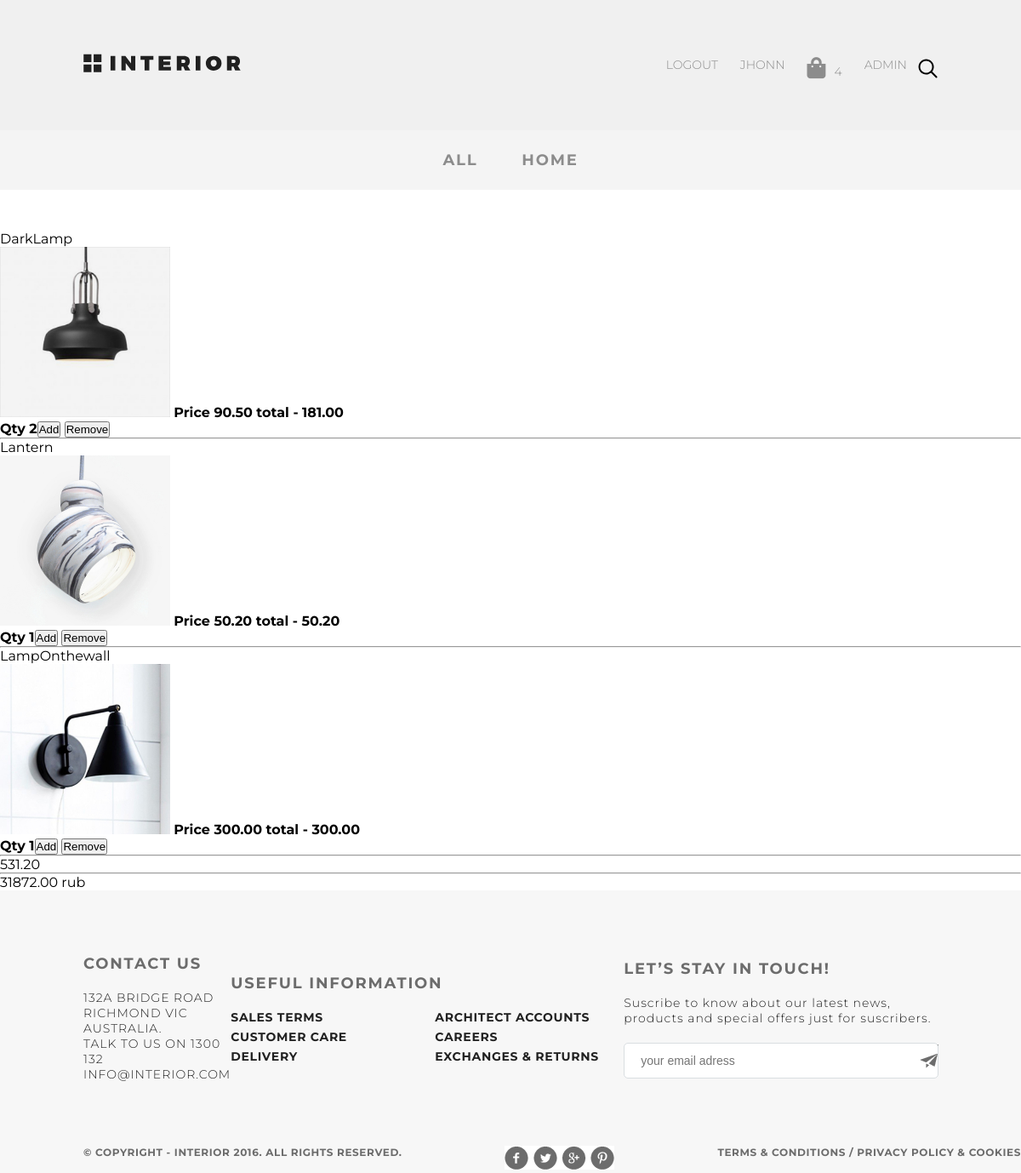
/basket/ (signed in), run on an earlier commit of the app's database.
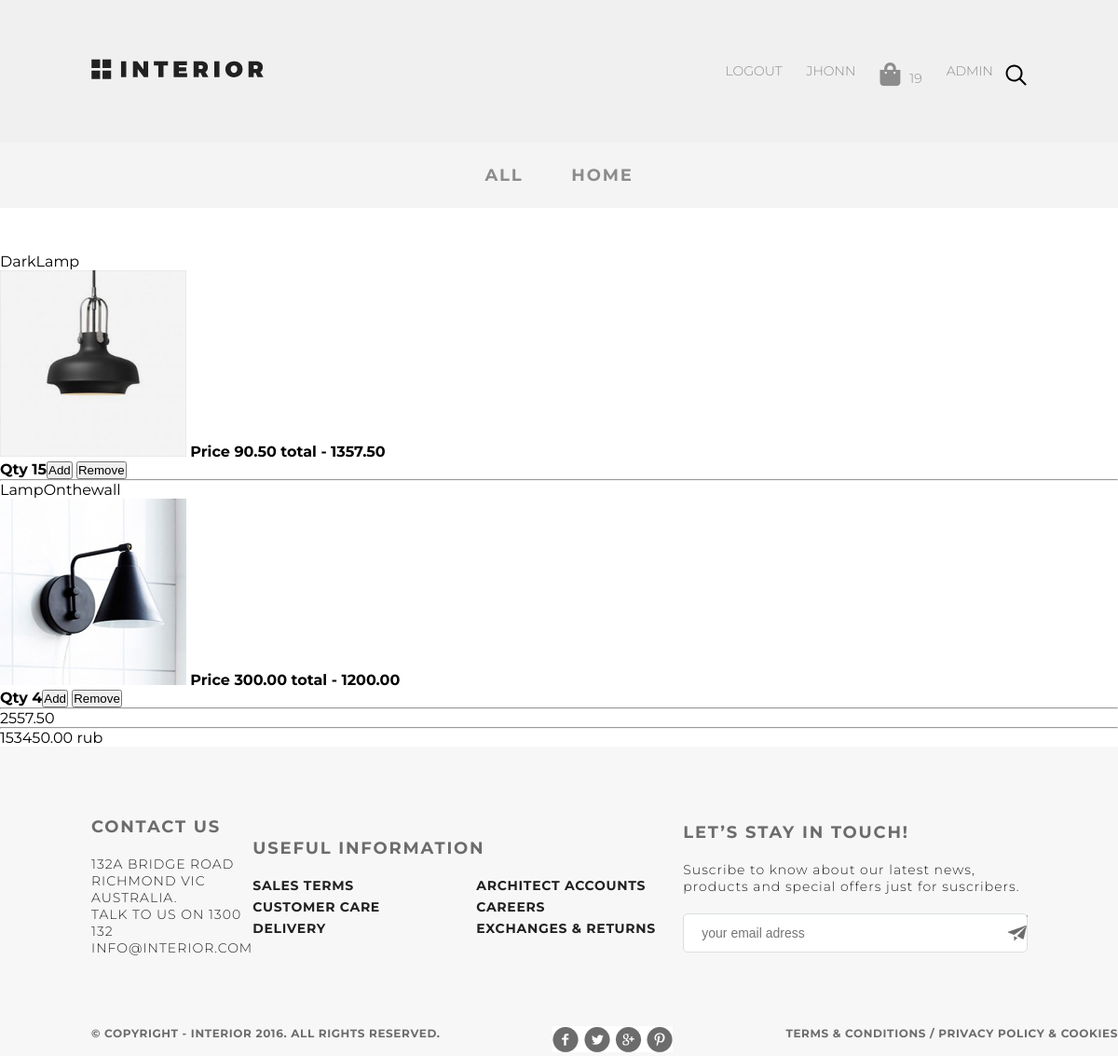
And on a later commit of the database.
### authapp/models.py (models this page shows, shortened)
class CustomUser(AbstractUser):
    age = models.PositiveIntegerField(verbose_name='возраст', default=18)
    ava = models.ImageField(upload_to='avatars', verbose_name='аватар',)
    email = models.EmailField(verbose_name='email', blank='True')
    activation_key = models.CharField(max_length=128, blank=True)
    activation_key_expired = models.DateTimeField(default=(now() + timedelta(hours=48)))

### basketapp/models.py (models this page shows, shortened)
class Basket(models.Model):
    _price: float
    _total_qty: int
    _total_price: float
    objects = BasketQuerySet.as_manager()
    user = models.ForeignKey(settings.AUTH_USER_MODEL, on_delete=models.CASCADE, related_name='basket')
    product = models.ForeignKey(Stuff, on_delete=models.CASCADE)
    quantity = models.PositiveIntegerField(verbose_name='Quantity', default=0)
    add_datetime = models.DateTimeField(verbose_name='data', auto_now_add=True)
    @property
    def product_price(self):
        return self.product.price * self.quantity
    @cached_property
    def get_items_cached(self):
        return self.user.basket.select_related()
    @property
    def total_qty(self):
        items = self.get_items_cached
        return sum([x.quantity for x in items])
    @property
    def total_price(self):
        items = self.get_items_cached
        return sum([x.product_price for x in items])

### mainapp/models.py (models this page shows)
class Stuff(models.Model):
    name = models.CharField(verbose_name='Бренд', max_length=30)
    category = models.ForeignKey(Category, on_delete=models.CASCADE)
    img = models.ImageField(upload_to='stuff', verbose_name='logo')
    description = models.TextField(verbose_name='Description',blank=True)
    price = models.DecimalField(verbose_name='price',max_digits=10, decimal_places=2)
    quantity = models.PositiveIntegerField(verbose_name='qty', default=120)

### basketapp/views.py (the view)
# urls.py: path('', controller.redirect_to_login, name='index'),
def index(request:HttpRequest):
    products = Basket.objects.filter(user=request.user)
    context = {'products': products, 'total': products[0].total_price if products else ''}
    return render(request, 'basketapp/index.html', context)

### mainapp/context_processors.py (called while the page is built)
def basket(request:HttpRequest):
    basket = []
    if request.user.is_authenticated:
        basket = Basket.objects.filter(user=request.user)
    return {
        'basket':basket
    }

### mainapp/templatetags/tags.py (called while the page is built)
@register.filter(name='rubles')
def dollars_to_rubles(some_float):
    some_float = float(some_float)
    try:
        rate = (requests.get ('https://www.cbr-xml-daily.ru/daily_json.js').json ())['Valute']['USD']['Value']
    except requests.ConnectionError:
        rate = 60.00
    return f'{some_float*rate:.2f} rub'

### basketapp/templates/basketapp/index.html (shortened to what this page needs)
{% extends 'mainapp/layouts/product_layout.html' %}
{% load static %}
{% block content %}
{% load tags %}
{% if products %}
<ul>
    {% for item in products %}
    {% if item.quantity %}
    <li>
        <p>{{item.product.name}}</p>
        <img src="{{MEDIA_URL}}{{item.product.img}}" alt="" width="200px" height="200px">
        <b>Price {{item.product.price}} total - {{item.product_price}}</b><br>
        <b>Qty <span class="basketquantity">{{item.quantity}}</span></b><button class="addstuff" data-id="{{item.product_id}}">Add</button>
        <button class="delstuff" data-id="{{item.product_id}}">Remove</button>
        <hr>
    </li>
    {% endif %}
    {%endfor%}
{{total}}
    <hr>
    {{total | rubles}}
</ul>
{% else %}
No stuff in basket
{% endif %}
{% endblock %}

### mainapp/templates/mainapp/layouts/product_layout.html (shortened to what this page needs)
<!DOCTYPE html>
{%load static%}
<html lang="en">
<head>
    <link rel="stylesheet" href="{% static 'style.css' %}">
    <link rel="stylesheet" href="https://use.fontawesome.com/releases/v5.6.0/css/all.css">
</head>
<body>
    <div class="container">
        <div class="header single">
            <a class="logo" href="{% url 'home'%}"><img src="{% static 'img/logo.svg' %}" alt="logo"></a>
           {% include 'mainapp/layouts/allmenu.html' %}
        </div>
        <div class="submenu">
            <ul class="sublist">
                <li class="menu-link product"><a href="{% url 'products:index'%}" class="menu-link product">All</a></li>
                <li class="menu-link product"><a href="{% url 'home' %}" class="menu-link product">HOME</a></li>
            </ul>
        </div>
        {% block content %}{% endblock %}
            </div>
        <div class="footer">
            <div class="footertext">
                <div class="footertitle">Contact Us <p class="adress
                   ">132A Bridge Road Richmond VIC
                        Australia. <br>
                        Talk to us on 1300 132 <br>
                        info@interior.com</p>
                </div>
                <div class="footercentertext">
                    <div class="footertitle">USEFUL INFORMAtion</div>
                    <div class="footlsts">
                        <ul class="ftlists">
                            <li class="lifoot"><a href="" class="lifoot">Sales terms</a></li>
                            <li class="lifoot"><a href="" class="lifoot">Customer care</a></li>
                            <li class="lifoot"><a href="" class="lifoot">Delivery</a></li>
                        </ul>
                        <ul class="ftlists">
                            <li class="lifoot"><a href="" class="lifoot">Architect accounts</a></li>
                            <li class="lifoot"><a href="" class="lifoot">Careers</a></li>
                            <li class="lifoot"><a href="" class="lifoot">Exchanges &amp; returns</a></li>
                        </ul>
                    </div>
                </div>
                <div class="footertoch">
                    <div class="footertitle">Let’s Stay in Touch!</div>
                    <p class="adress">Suscribe to know about our latest news, products and special offers just for suscribers.</p>
                    <div class="email"><input type="email" class="mailfield" placeholder="your email adress"></div>
                </div>
            </div>
            <div class="bottomfooter">
                <div class="copyright">&copy; Copyright - INTERIOR 2016. All Rights Reserved.</div>
                <div><a href=""><img src="{% static 'img/social-links.jpg' %}" alt=""></a></div>
                <div class="copyright">Terms &amp; Conditions / Privacy policy &amp; Cookies</div>
            </div>
        </div>
</body></html>

### mainapp/templates/mainapp/layouts/allmenu.html (shortened to what this page needs)
{% load static %}
<ul class="menu">
    {% if user.is_authenticated %}
    <li class="menu-list">
        <a href="{% url 'auth:logout' %}" class="menu-link">
            Logout
        </a>
    </li>
    <li class="menu-list">
    <div class="usermenu">
        <a href="{% url 'auth:edit' %}" class="menu-link">
            {{user.first_name}}
        </a>
        </div>
    </li>
    <li class="menu-list"><a href="{%url 'basket:index'%}" class="menu-link"><i class="fas fa-shopping-bag"></i>{{basket.0.total_qty}}</li></a>
        {% if user.is_superuser %}
    <li class="menu-list">
        <a href="{% url 'adminapp:products' %}" class="menu-link">
            ADMIN
        </a>
    </li>
        {% endif %}
    {% else %}
    <li class="menu-list"><a href="{% url 'auth:login' %}" class="menu-link">
        Login
    </a></li>
    {% endif %}
    <li class="menu-list search"><img src="{% static 'img/search.svg' %}" alt="search"></li>
                </ul>

### static/style.css (style rules this page uses)
* { margin: 0; padding: 0; }
body { font-family: 'Montserrat', sans-serif; }
a { text-decoration: none; }
.container { max-width: 1366px; margin: 0 auto; }
.menu { display: flex; margin-top: 57px; margin-bottom: 50px; }
.menu-list { list-style-type: none; }
.menu-link { color: #8c8c8c; font-size: 14px; font-weight: 300; text-transform: uppercase; display: block; padding: 10px 13px; }
.header { display: flex; justify-content: space-between; background-color: #f0f0f0; }
.logo { margin-top: 63px; }
.search { display: flex; align-items: center; }
.footer { background-color: #f7f7f7 }
.adress { color: #212121; font-size: 14px; font-weight: 300; letter-spacing: 1px; max-width: 370px; padding-top: 20px }
.email { width: 370px; height: 40px; font-size: 14px; font-weight: 400; background-image: url(img/fly.png); background-repeat: no-repeat; background-position: right; display: flex; padding-top: 20px; }
.footertitle { color: #6c6c6c; font-size: 18px; font-weight: 700; text-transform: uppercase; letter-spacing: 1.8px; }
.footertext { min-height: 300px; background-color: #f7f7f7; display: flex; justify-content: space-around; align-items: center; padding-left: 98px; padding-right: 98px; }
.footercentertext { display: flex; flex-direction: column; width: 422px; padding-right: 40px; }
.footlsts { display: flex; width: 480px; }
.ftlists { display: flex; justify-content: space-between; flex-direction: column; width: 195px; height: 63px; padding-top: 20px; margin-right: 45px; }
.lifoot { list-style-type: none; margin-bottom: 5px; color: #212121; font-size: 14px; font-weight: 700; text-transform: uppercase; letter-spacing: 0.7px; }
.mailfield { width: 370px; height: 40px; padding-left: 19px; font-size: 14px; font-weight: 400; background-image: url(img/fly.png); background-repeat: no-repeat; background-position: right; border: 1px solid #d9dee1; display: flex; border-radius: 5px; }
.bottomfooter { display: flex; justify-content: space-between; padding-left: 98px; max-width: 1170px; }
.copyright { color: #6c6c6c; font-size: 12px; font-weight: 700; text-transform: uppercase; letter-spacing: 0.6px; }
.product { font-size: 18px; font-weight: 700; letter-spacing: 1.8px; }
.sublist { display: flex; list-style-type: none; justify-content: center; }
.submenu { background-color: #f4f4f4; height: 70px; display: grid; align-content: center; margin-bottom: 4%; }
.fa-shopping-bag { font-size:25px; margin-right:10px; }
.single { padding-left: 98px; padding-right: 98px; }

What changed in the data, as far as the page shows it:
no longer on this page (row edited): Basket: product.name "Lantern", product.img (picture), product.price "50.20", product_price "50.20", quantity "1"
changed through a linked row, Basket (number 1 of 3 on the later page): user+quantity "4" → "19"
changed Basket "DarkLamp": product_price "181.00" → "1357.50"; quantity "2" → "15"
changed Basket "LampOnthewall": product_price "300.00" → "1200.00"; quantity "1" → "4"
Also different on the page:
{{ total }}: "531.20" → "2557.50"
{{ total | rubles }}: "31872.00 rub" → "153450.00 rub"
